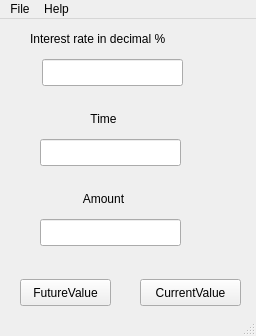
<?xml version="1.0" encoding="UTF-8"?>
<ui version="4.0">
 <class>MainWindow</class>
 <widget class="QMainWindow" name="MainWindow">
  <property name="geometry">
   <rect>
    <x>0</x>
    <y>0</y>
    <width>256</width>
    <height>336</height>
   </rect>
  </property>
  <property name="windowTitle">
   <string>MainWindow</string>
  </property>
  <widget class="QWidget" name="centralwidget">
   <widget class="QPushButton" name="btnFutureValue">
    <property name="geometry">
     <rect>
      <x>20</x>
      <y>260</y>
      <width>91</width>
      <height>27</height>
     </rect>
    </property>
    <property name="text">
     <string>FutureValue</string>
    </property>
   </widget>
   <widget class="QPushButton" name="btnCurrentValue">
    <property name="geometry">
     <rect>
      <x>140</x>
      <y>260</y>
      <width>101</width>
      <height>27</height>
     </rect>
    </property>
    <property name="text">
     <string>CurrentValue</string>
    </property>
   </widget>
   <widget class="QLabel" name="label">
    <property name="geometry">
     <rect>
      <x>30</x>
      <y>10</y>
      <width>181</width>
      <height>20</height>
     </rect>
    </property>
    <property name="text">
     <string>Interest rate in decimal %</string>
    </property>
   </widget>
   <widget class="QLineEdit" name="lineEditInterest">
    <property name="geometry">
     <rect>
      <x>42</x>
      <y>40</y>
      <width>141</width>
      <height>27</height>
     </rect>
    </property>
   </widget>
   <widget class="QLabel" name="label_2">
    <property name="geometry">
     <rect>
      <x>70</x>
      <y>90</y>
      <width>67</width>
      <height>19</height>
     </rect>
    </property>
    <property name="text">
     <string>Time</string>
    </property>
    <property name="alignment">
     <set>Qt::AlignCenter</set>
    </property>
   </widget>
   <widget class="QLineEdit" name="lineEditTime">
    <property name="geometry">
     <rect>
      <x>40</x>
      <y>120</y>
      <width>141</width>
      <height>27</height>
     </rect>
    </property>
   </widget>
   <widget class="QLabel" name="label_3">
    <property name="geometry">
     <rect>
      <x>70</x>
      <y>170</y>
      <width>67</width>
      <height>19</height>
     </rect>
    </property>
    <property name="text">
     <string>Amount</string>
    </property>
    <property name="alignment">
     <set>Qt::AlignCenter</set>
    </property>
   </widget>
   <widget class="QLineEdit" name="lineEditAmount">
    <property name="geometry">
     <rect>
      <x>40</x>
      <y>200</y>
      <width>141</width>
      <height>27</height>
     </rect>
    </property>
   </widget>
  </widget>
  <widget class="QMenuBar" name="menubar">
   <property name="geometry">
    <rect>
     <x>0</x>
     <y>0</y>
     <width>256</width>
     <height>24</height>
    </rect>
   </property>
   <widget class="QMenu" name="menuFile">
    <property name="title">
     <string>File</string>
    </property>
    <addaction name="actionReset"/>
    <addaction name="actionQuit"/>
   </widget>
   <widget class="QMenu" name="menuHelp">
    <property name="title">
     <string>Help</string>
    </property>
    <addaction name="actionAbout_this_app"/>
   </widget>
   <addaction name="menuFile"/>
   <addaction name="menuHelp"/>
  </widget>
  <widget class="QStatusBar" name="statusbar"/>
  <action name="actionQuit">
   <property name="text">
    <string>Quit</string>
   </property>
  </action>
  <action name="actionAbout_this_app">
   <property name="text">
    <string>About this app</string>
   </property>
  </action>
  <action name="actionReset">
   <property name="text">
    <string>Reset</string>
   </property>
  </action>
 </widget>
 <resources/>
 <connections>
  <connection>
   <sender>btnFutureValue</sender>
   <signal>clicked()</signal>
   <receiver>MainWindow</receiver>
   <slot>calculateFutureValue()</slot>
   <hints>
    <hint type="sourcelabel">
     <x>47</x>
     <y>310</y>
    </hint>
    <hint type="destinationlabel">
     <x>11</x>
     <y>277</y>
    </hint>
   </hints>
  </connection>
  <connection>
   <sender>btnCurrentValue</sender>
   <signal>clicked()</signal>
   <receiver>MainWindow</receiver>
   <slot>calculateCurrentValue()</slot>
   <hints>
    <hint type="sourcelabel">
     <x>175</x>
     <y>310</y>
    </hint>
    <hint type="destinationlabel">
     <x>255</x>
     <y>273</y>
    </hint>
   </hints>
  </connection>
  <connection>
   <sender>actionQuit</sender>
   <signal>triggered()</signal>
   <receiver>MainWindow</receiver>
   <slot>close()</slot>
   <hints>
    <hint type="sourcelabel">
     <x>-1</x>
     <y>-1</y>
    </hint>
    <hint type="destinationlabel">
     <x>18</x>
     <y>113</y>
    </hint>
   </hints>
  </connection>
  <connection>
   <sender>actionAbout_this_app</sender>
   <signal>triggered()</signal>
   <receiver>MainWindow</receiver>
   <slot>aboutThisApp()</slot>
   <hints>
    <hint type="sourcelabel">
     <x>-1</x>
     <y>-1</y>
    </hint>
    <hint type="destinationlabel">
     <x>141</x>
     <y>214</y>
    </hint>
   </hints>
  </connection>
  <connection>
   <sender>actionReset</sender>
   <signal>triggered()</signal>
   <receiver>MainWindow</receiver>
   <slot>clearFields()</slot>
   <hints>
    <hint type="sourcelabel">
     <x>-1</x>
     <y>-1</y>
    </hint>
    <hint type="destinationlabel">
     <x>127</x>
     <y>199</y>
    </hint>
   </hints>
  </connection>
 </connections>
 <slots>
  <slot>calculateFutureValue()</slot>
  <slot>calculateCurrentValue()</slot>
  <slot>aboutThisApp()</slot>
  <slot>clearFields()</slot>
 </slots>
</ui>
